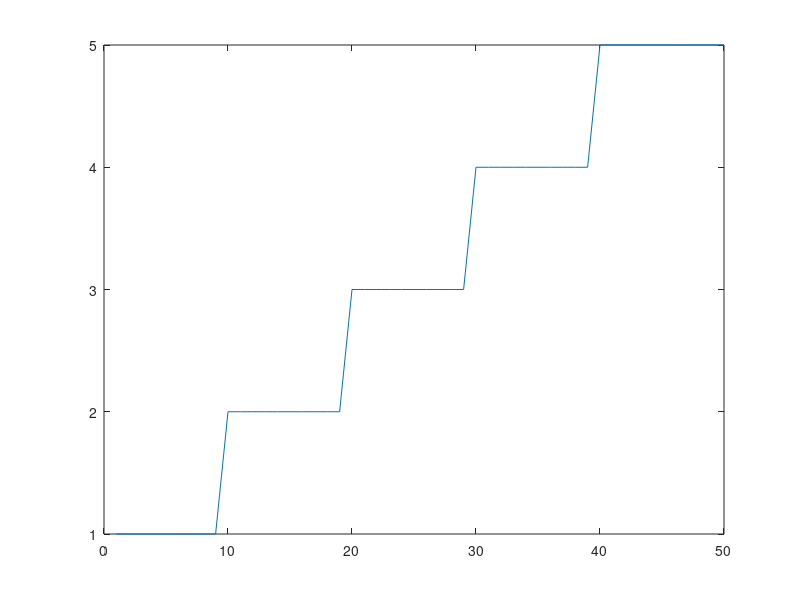

The MATLAB source for this figure:
y = zeros(1, 50);
for x1 = 1:50
    if x1 < 10
        y(x1) = 1;
    elseif x1 < 20
        y(x1) = 2;
    elseif x1 < 30
        y(x1) = 3;
    elseif x1 < 40
        y(x1) = 4;
    else
        y(x1) = 5;
    end
end

plot(1:50, y)